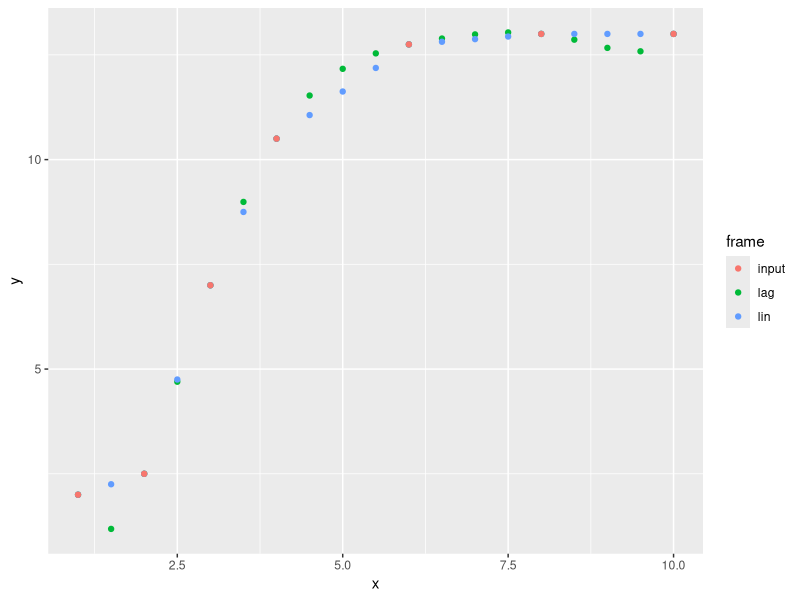
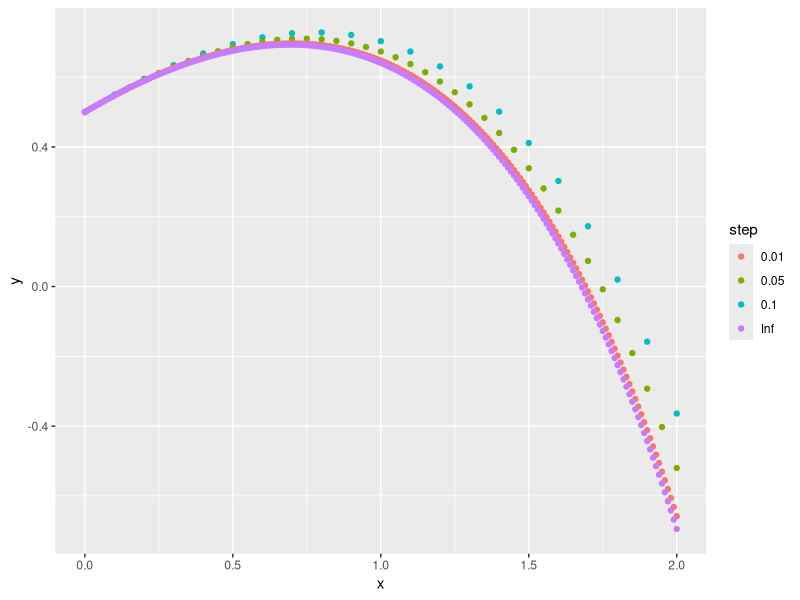
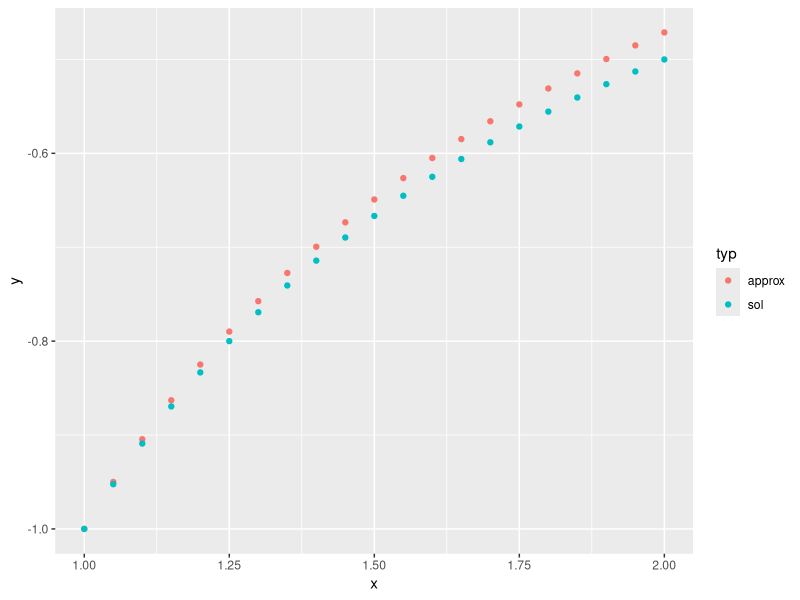
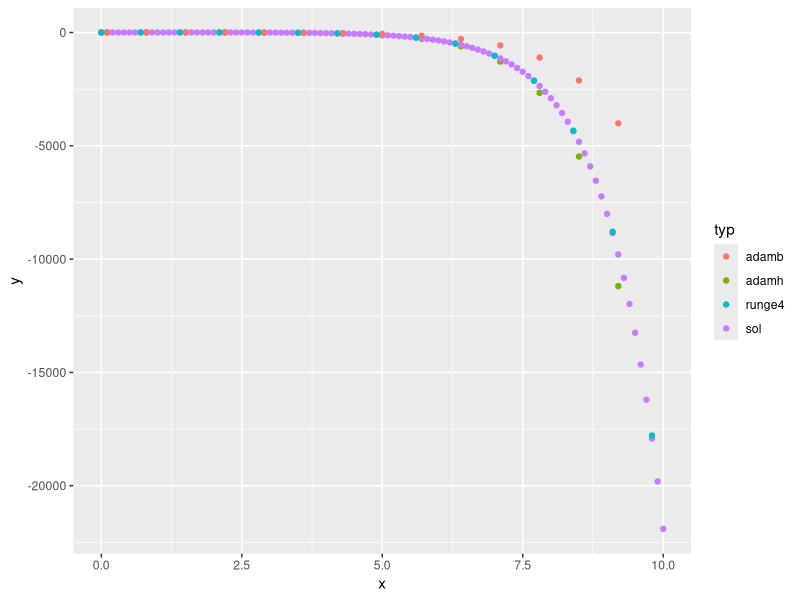
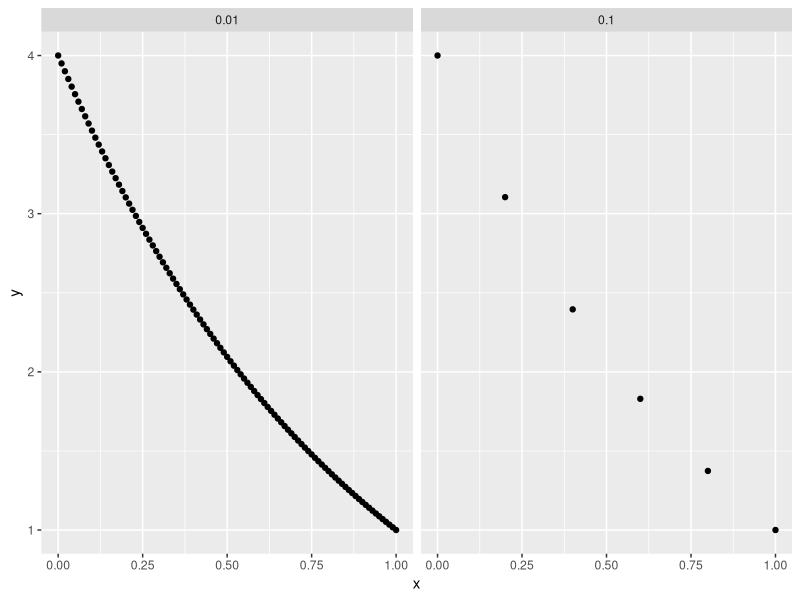
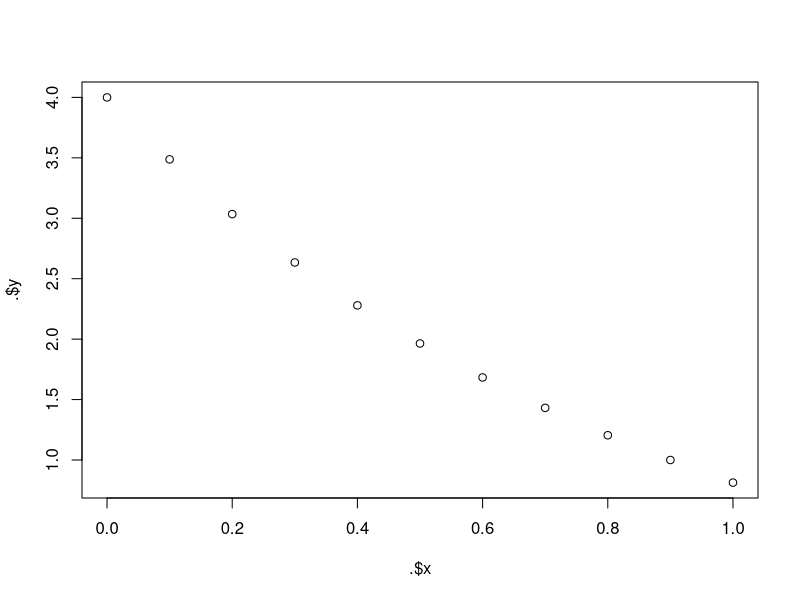

The R script that drew these images, in order:
## ---- chunk 1
knitr::opts_chunk$set(echo = TRUE)
library(tidyverse)
library(Deriv)
## ---- chunk 2
f1 <- function(x) {
  x^4 - 5*x^3 + 9*x + 3
}

f2 <- function(x) {
  2*x^2 + 5 - exp(x)
}
## ---- chunk 3
#Needs f to have x as argument-name
newton <- function(f, tol, x0, maxiter = 1000) {
  df <- Deriv(f)
  next_x <- x0  
  
  while ((maxiter != 0) & (abs(f(next_x)) > tol))  {
    next_x <-  next_x - f(next_x)/df(next_x)
    maxiter = maxiter - 1 
  }
  
  next_x
}

newt_f1 <- map_dbl(4:6, ~newton(f1, 0.01, .x, 1000) %>% f1) %>% round(6)
newt_f2 <- map_dbl(c(3,3.5,4), ~newton(f2, 0.01, .x, 1000) %>% f2) %>% round(6)

data.frame(f1 = newt_f1, f2 = newt_f2) %>% knitr::kable()
## ---- chunk 4
secant <- function(f, tol, inits, maxiter = 1000) {
  x_prev <- inits[1]
  x_next <- inits[2]
 
  root <- x_next
  while ((abs(f(root)) > tol) & (maxiter != 0))  {
    root <-  x_next - (x_next-x_prev)/(f(x_next)-f(x_prev)) * f(x_next)
   # print(root)
    if(is.nan(root)) stop("Division by zero")
    x_prev <- x_next
    x_next <- root
    maxiter = maxiter - 1 
  }
  
  root
}

#secant(f1, 0.01, c(3,4), 1000) %>% f1
## ---- chunk 5
trap_formula <- function(f, a, b, dx) {
  dx * (f(a)+f(b))/2
}
## ---- chunk 6
simp_formula <- function(f, a, b, dx) {
  dx/6 * (f(a) + 4 * f((a+b)/2) + f(b))
}
## ---- chunk 7
num_int <- function(f, int, n, int_formula) {
  a <- int[1]
  b <- int[2]
  dx <- (b-a)/n
  rectangles <- n+1 
  integral <- 0
  
  b <- a+dx
  for (i in 1:rectangles) {
    integral <- integral + int_formula(f, a, b, dx)
    a <- b
    b <- b + dx
  }
  integral
}
## ---- chunk 8
int_interval <- c(0,2)
n <- c(10,100,1000)

x_2 <- function(x) x^2

data.frame(Divisions   = n,
           Simpsons_error_percent    = (integrate(x_2, 0,2)$value - 
                                          map_dbl(n, ~ num_int(x_2, int_interval, .x, simp_formula))) / integrate(x_2, 0,2)$value * 100,
           Trapezoidal_error_percent = (integrate(x_2, 0,2)$value - 
                                          map_dbl(n, ~ num_int(x_2, int_interval, .x, trap_formula))) / integrate(x_2, 0,2)$value * 100,
           Simpson_VS_Trapeziodal = ((integrate(x_2, 0,2)$value - 
                                          map_dbl(n, ~ num_int(x_2, int_interval, .x, simp_formula))) / integrate(x_2, 0,2)$value * 100) - 
             (integrate(x_2, 0,2)$value - 
                                          map_dbl(n, ~ num_int(x_2, int_interval, .x, trap_formula))) / integrate(x_2, 0,2)$value * 100) %>% 
  round(7) %>% knitr::kable()

## ---- chunk 9
A_1 <- data.frame(v1 = c(0,1,0), v2 = c(1,1,0), v3 = c(1,2,3)) %>% as.matrix()

# Projects v2 on v1
project <- function(v1, v2) {
  sum(v1*v2) / sqrt(sum(v1*v1)) * v1
}

gram <- function(A) {
  n_vectors <- ncol(A)
  
  for (i in 2:n_vectors) {
    u_i <- A[,i] #A[,i] is v_i

    for (j in 1:(i - 1)) {
      u_i <- u_i - project(A[,j], u_i)
    }
    
    A[, i] = u_i / sqrt(sum((u_i*u_i)))
  }
  A
}

gram(A_1)
## ---- chunk 10
get_qr <- function(A) {
  Q <- gram(A)
  R <- t(Q) %*% A
  list(Q,R)
}

A_1 %>% get_qr()
## ---- chunk 11
A_2 <- data.frame(v1 = c(5,-3,2), v2 = c(-2,9,-1), v3 = c(3,1,-7)) %>% as.matrix()
b <- matrix(c(-1,2,3))
## ---- chunk 12
jacobi <- function(A, b, iters = 1000) {
  #Extract upper-triangular part of A
  upper <- A
  upper[lower.tri(upper,diag=TRUE)] <- 0
  
  #Extract lower-triangular part of A
  lower <- A
  lower[upper.tri(lower,diag=TRUE)] <- 0
 
  #Finds inverse of diagonal
  inv_diag_mtx <- A %>% 
    #extract diag of a as vector
    diag() %>% 
    #gets inverse of diagonal elements
    ifelse(. == 0, ., 1/.) %>% 
    #creates the matrix
    diag()
  
  x <- b*0
  for (i in 1:iters) {
    x <-   inv_diag_mtx %*% (b - (lower + upper)%*%x)
      
  }
  x
}

data.frame(jacobi = jacobi(A_2,b), calculator = solve(A_2,b)) %>% knitr::kable()
## ---- chunk 13
x <- c(1:4, 6, 8,10)
y <- c(2,2.5, 7, 10.5, 12.75, 13, 13)
to_pol <- list(x = x, y = y)

inter_line <- function(to_pol, inc) {
  x = to_pol$x
  y = to_pol$y
  
  get_line <- function(p1, p2) {
    m <- (p2[2]-p1[2])/(p2[1]-p1[1])
    function(x) p1[2] + m * (x - p1[1])
  }
  
  x_pol <- c(x[1])
  y_pol <- c(y[1])
  for (i in 1:(length(x)-1)) {
    p1 <- c(x[i], y[i])
    p2 <- c(x[i+1], y[i+1])
    line <- get_line(p1,p2)
    vals_for_line <- seq(p1[1], p2[1], inc)[-1]
    
    x_pol <- c(x_pol, vals_for_line)
    y_pol <- c(y_pol, line(vals_for_line)) 
  }
  
  y_pol
  list(x = x_pol, y = y_pol)
}

lin <- inter_line(to_pol, 0.5) 
## ---- chunk 14
#plot(seq(1,4,.5),inter_line(c(1,1), c(4,4), 0.5))
inter_lagrange <- function(to_pol, inc) {
  x <- to_pol$x
  y <- to_pol$y
  vals_to_f <- seq(x[1], tail(x,1), inc)
  
  #Helpfunction: Can create denom/num-erator for L_i
  f <- function(val, vector, index) {
    prod(val-vector[-index])
  }

  pol_f <- function(inter_request) {
    result <- 0
    
    for (i in 1:length(x)) {
      L_i <- f(inter_request, x, i)/f(x[i], x, i)

      result <- result + y[i] * L_i
    }
    result
  }
  
  x_int = vals_to_f
  y_int = map_dbl(vals_to_f, pol_f)
  list(x = x_int, y = y_int)
}

lag <- inter_lagrange(to_pol, 0.5) 
## ---- chunk 15
data.frame(x = lag$x,y = lag$y, frame = "lag") %>% 
  bind_rows(data.frame(x = lin$x, y = lin$y, frame = "lin")) %>% 
  bind_rows(data.frame(x, y, frame = "input")) %>% 
  ggplot(aes(x = x, y = y, color = frame)) + 
  geom_point()
## ---- chunk 16
dy <- function(x, y) {
  y-x
}

y_sol <- function(x) x + 1 - 1/2*exp(x)

y_0 <- 1/2
## ---- chunk 17
euler <- function(f, y_0, t_0, t_n, stepsize) {
  x <- c(t_0)
  y <- c(y_0)
  iters <- (t_n - t_0)/stepsize
  
  for (i in 1:iters) {
    y_next <- y[i] + stepsize * f(x[i], y[i])
    y <- c(y, y_next)
    x <- c(x, x[i] + stepsize)
  }
  
 list(x = x, y = y)
}

h_1 <- euler(dy, y_0, 0, 2, 0.1)
h_2 <- euler(dy, y_0, 0, 2, 0.05) 
h_3 <- euler(dy, y_0, 0, 2, 0.01) 
sol <- list(x = seq(0,2,0.01), y = y_sol(seq(0,2,0.01)))

data.frame(h_1, step = "0.1") %>% 
  bind_rows(data.frame(h_2, step = "0.05")) %>% 
  bind_rows(data.frame(h_3, step = "0.01")) %>% 
  bind_rows(data.frame(sol, step = "Inf")) %>% 
  ggplot(aes(x,y, color = step)) + geom_point()
## ---- chunk 18
dy <- function(x, y) {
  1/x^2 - y/x - y^2
}

interval <- c(1, 2)

y1 <- -1

y <- function(x) {-1/x}
## ---- chunk 19
approx <- euler(dy, y1, interval[1], interval[2], 0.05) %>% 
  data.frame() %>% 
  mutate(typ = "approx") 
sol <- data.frame(x = seq(1,2,0.05), y = y(seq(1, 2, 0.05)), typ = "sol")
bind_rows(approx, sol) %>% 
  ggplot(aes(x,y, color = typ)) + geom_point()
## ---- chunk 20
dy <- function(x, y) y - x^2
y0 <- 1
inter <- c(0, 3.3)
y <- function(x) 2 + 2*x + x^2 - exp(x)
## ---- chunk 21
adam_b <- function(f, x_inits, y_inits, x_n, stepsize) {
  x <- x_inits
  y <- y_inits
  iters <- (x_n - x[1])/stepsize
  for (i in 2:iters) {
    y_next <- y[i] + stepsize * (3/2*f(x[i], y[i]) - 1/2*f(x[i-1], y[i-1]))
    y <- c(y, y_next)
    x <- c(x, x[i] + stepsize)
  }
  
 list(x = x, y = y)
}

adam_h <- function(x_inits, y_inits, x_n, stepsize) {
  x <- x_inits
  y <- y_inits
  iters <- (x_n - x[1])/stepsize
  
  for (i in 2:iters) {
    x <- c(x, x[i] + stepsize)
    y_next <- 12/(12-5* stepsize) * (y[i] + stepsize/12 * ( 
      (-5 * x[i + 1]^2) + 
        8*dy(x[i], y[i]) - 
        dy(x[i-1], y[i-1])) )
    y <- c(y, y_next)
  }
  
 list(x = x, y = y)
}

r4 <- function(dy, x_inits, y_inits, x_n, stepsize) {
  x <- x_inits
  y <- y_inits
  fourth <- function(x, y, h, dy) {
    k1 <- dy(x, y)
    k2 <- dy(x + h/2, y + h/2 * k1)
    k3 <- dy(x + h/2, y + h/2 * k2)
    k4 <- dy(x + h, y + h * k3)
    1/6 * (k1 + 2 * k2 + 2 * k3 + k4)
  }
  
  iters <- (x_n - x[1])/stepsize
  for (i in 1:iters) {
    y_next <- y[i] + h * fourth(x[i], y[i], stepsize, dy)
    y <- c(y, y_next)
    x <- c(x, x[i] + stepsize)
  }
  
  list(x = x, y = y)
}
## ---- chunk 22
x_n <- 10
h <- 0.7
adamb <- adam_b(dy, c(0,0.1), c(y(0), y(0.1)), x_n, h) %>% data.frame() %>% mutate(typ = "adamb")
adamh <- adam_h(c(0,0.1), c(y(0), y(0.1)), x_n, h) %>% data.frame() %>% mutate(typ = "adamh")
runge4 <- r4(dy, 0, 1, x_n, h) %>% data.frame() %>% mutate(typ = "runge4")
sol <- data.frame(x = seq(0, x_n, 0.1), y = y(seq(0, x_n, 0.1)), typ = "sol")

bind_rows(adamh, sol) %>% 
  bind_rows(adamb) %>% 
  bind_rows(runge4) %>% 
  ggplot(aes(x,y, color = typ)) + geom_point()
## ---- chunk 23
ddy <- function(x, y, dy) 3/2 * y
x_init <- c(0, 1)
y_init <- c(4, 1)
## ---- chunk 24
gen_mtx <- function(a, b, h) {
  n <- (b-a)/h -1
  mtx <- matrix(rep(0, n^2), nrow = n, ncol = n)
  h_f <- function(h) -(3*h^2+4)/2
  mtx[1, 1:2] <- c(h_f(h), 1)
  mtx[n, (n-1):n] <- c(1, h_f(h))
  
  for (i in 2:(n - 1)) {
    mtx[i, c(i-1, i, i+1)] <- c(1, h_f(h), 1)
  }
  mtx
}
gen_mtx(0,1, 0.1)

f_d <- function(x1, x2, h) {

  A <- gen_mtx(x1, x2, h)
  
  n <- nrow(A)
  b <- matrix(rep(0, n), nrow = n, ncol = 1)
  b[c(1,n),1] <-  c(-4, -1)

  list(x = seq(x1, x2, h), y = c(4, solve(A,b), 1))
}

data.frame(f_d(0,1,0.2), h = "0.1") %>% 
  bind_rows(data.frame(f_d(0,1,0.01), h = "0.01")) %>% 
  ggplot(aes(x,y)) + geom_point() + facet_wrap(~h)
## ---- chunk 25
shooting_f <- function(s, h, y_0 = 4, y_n = 1, x_0 = 0, x_n = 1, dz = ddy) {
  n <- (x_n - x_0)/h
  
  x <- c(x_0)
  y <- c(y_0)
  z <- c(s)
  for (i in 1:n) {
    x_next <- x[i] + h
    y_next <- y[i] + h * z[i]
    z_next <- z[i] + h * dz(x[i], y[i], dy(x[i], y[i])) #dy not used in this task, only there to be general
    
    x <- c(x, x_next)
    y <- c(y, y_next)
    z <- c(z, z_next)
  }
  test_val <- y[n] - y_n
  list(val = test_val, x = x, y = y)
}
shooting_f(1, .1)
## ---- chunk 26
# Here we chose secant, however, any equation solver may be used.
shooting_method <- function(f = shooting_f, h = 0.1, tol = 0.001, inits = c(0, 1), maxiter = 10) {
  z_prev <- inits[1] 
  z_next <- inits[2] 
 
  root <- z_next
  
  shoot_prev <- f(z_prev, h)
  shoot_next <- f(z_next, h)
  f_prev <- shoot_prev$val
  f_next <- shoot_next$val

  while ((abs(f_next) > tol) & (maxiter != 0))  {

    root <-  z_next - (z_next-z_prev)/(f_next-f_prev) * f_next
    if(is.nan(root)) stop("Division by zero")
    
    z_prev <- z_next
    z_next <- root
    
    shoot_prev <- f(z_prev, h)
    shoot_next <- f(z_next, h)
    f_prev <- shoot_prev$val
    f_next <- shoot_next$val

    maxiter = maxiter - 1 
  }
  
  shoot_next
}

shooting_method() %>% plot()
